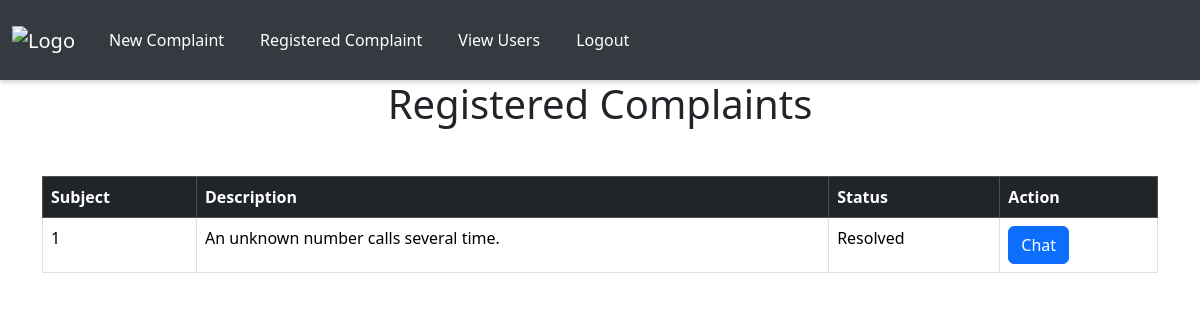
Before: /complainthistory/ (signed in) with the older database file.
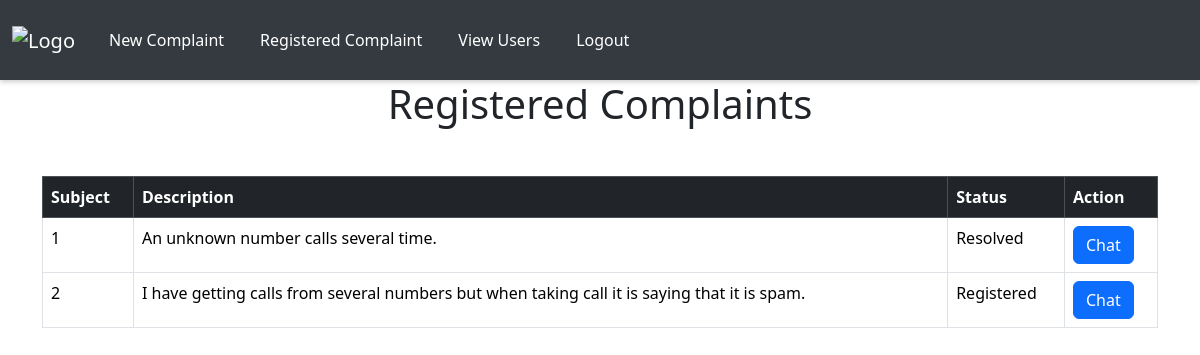
After: the same page with the newer database file.
### app/models.py (models this page shows, shortened)
class Complaint(models.Model):
    user = models.ForeignKey(User, on_delete=models.CASCADE)
    police = models.ForeignKey(Police, on_delete=models.CASCADE)
    subject = models.CharField(max_length=255)
    description = models.TextField()
    image = models.ImageField(upload_to='complaint_images/', null=True, blank=True)  # New Image Field
    status = models.CharField(max_length=50, choices=[('Pending', 'Pending'), ('Registered', 'Registered'), ('Resolved', 'Resolved')], default='Pending')
    created_at = models.DateTimeField(auto_now_add=True)
    registered_at = models.DateTimeField(null=True, blank=True)  # Optional

### app/views.py (the view)
# urls.py: path("complainthistory/", views.registered_complaints, name="complainthistory"),
def registered_complaints(req):
    if 'police' in req.session:
        police = get_police(req)
        complaints = Complaint.objects.filter(police=police)
    elif 'user' in req.session:
        user = get_user(req)
        complaints = Complaint.objects.filter(user=user)
    else:
        return redirect(login)
    return render(req, 'police/complaint_history.html', {'complaints': complaints})

### app/views.py (called while the page is built)
def get_police(req):
    data=Police.objects.get(Email=req.session['police'])
    return data

### templates/police/complaint_history.html (shortened to what this page needs)
<!DOCTYPE html>
<html lang="en">
<head>
    <link href="https://cdn.jsdelivr.net/npm/bootstrap@5.3.3/dist/css/bootstrap.min.css" rel="stylesheet">
    <link href="https://cdn.jsdelivr.net/npm/bootstrap-icons/font/bootstrap-icons.css" rel="stylesheet">
</head>
<body>
    <nav id="nav" class="navbar navbar-expand-lg navbar-dark sticky-top">
        <div class="container-fluid">
            <a class="navbar-brand" href="../view_complaints">
                <img id="logo" src="../static/images/complaints-text-on-red-round-grungy-texture-stamp-2HEHM9A.jpg" alt="Logo">
            </a>
            <div class="collapse navbar-collapse" id="mynavbar">
                <ul class="navbar-nav me-auto">
                    <li class="nav-item">
                        <a class="nav-link" href="../view_complaints">New Complaint</a>
                    </li>
                    <li class="nav-item">
                        <a class="nav-link" href="../complainthistory">Registered Complaint</a>
                    </li>
                    <li class="nav-item">
                        <a class="nav-link" href="../viewuser">View Users</a>
                    </li>
                    <li class="nav-item">
                        <a class="nav-link" href="../logout">Logout</a>
                    </li>
                </ul>
            </div>
        </div>
    </nav>
    <h1 class="text-center mb-4">Registered Complaints</h1>
    <div class="container mt-5">
        <table class="table table-bordered table-hover">
            <thead class="table-dark">
                <tr>
                    <th>Subject</th>
                    <th>Description</th>
                    <th>Status</th>
                    <th>Action</th>
                </tr>
            </thead>
            <tbody>
                {% for complaint in complaints %}
                <tr>
                    <td>{{ complaint.id }}</td>
                    <td>{{ complaint.description }}</td>
                    <td>{{ complaint.status }}</td>
                    <td><a class="btn btn-primary" href="../chats/{{complaint.pk}}">Chat</a>
                </tr>
                {% empty %}
                <tr>
                    <td colspan="4" class="text-center">No complaints registered.</td>
                </tr>
                {% endfor %}
            </tbody>
        </table>
    </div>
</body>
</html>

Changed rows visible on the page:
added Complaint: id "2", description "I have getting calls from several numbers but when taking call it is saying that it is spam.", status "Registered"
